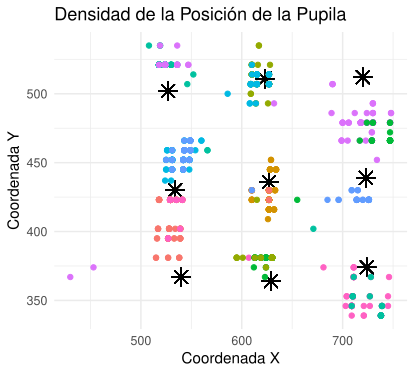

Here is the R script that generated this plot:
library(jsonlite)
library(dplyr)
library(tidyr)
library(ggplot2)
library(viridis)
options(scipen=999)

path <- file.choose()

read_kexxu_eye_data <- function(path) {
  if (!requireNamespace("jsonlite", quietly = TRUE)) {
    install.packages("jsonlite")
    library(jsonlite)
  }
  
  lines <- readLines(path)
  locs <- list()
  
  for (i in seq_along(lines)) {
    line <- lines[i]
    parts <- strsplit(line, " ")[[1]]
    if (grepl("/eyetracking$", parts[1])) {
      js <- jsonlite::fromJSON(paste(parts[-c(1:2)], collapse = " "))
      rx <- js$pupil_rel_pos_x
      ry <- js$pupil_rel_pos_y
      x <- 640 - as.integer((rx) * 640)
      y <- 360 -  as.integer((ry) * 360)
      timestamp <- as.numeric(js$timestamp_ms)
      if ((x < 800) && (y > 250)){
      #punto1
      if((i > 0) && (i < 141)){
        group <- "blue" 
        locs[[length(locs) + 1]] <- c(x, y, timestamp, group)
      }
      #punto2
      if((i > 140) && (i < 281)){
        group <- "black" 
        locs[[length(locs) + 1]] <- c(x, y, timestamp, group)
      }
      #punto3
      if((i > 280) && (i < 421)){
        group <- "yellow" 
        locs[[length(locs) + 1]] <- c(x, y, timestamp, group)
      }
      #punto4
      if((i > 420) && (i < 561)){
        group <- "orange" 
        locs[[length(locs) + 1]] <- c(x, y, timestamp, group)
      }
      #punto5
      if((i > 560) && (i < 701)){
        group <- "violet" 
        locs[[length(locs) + 1]] <- c(x, y, timestamp, group)
      }
      #punto6
      if((i > 700) && (i < 821)){
        group <- "magenta" 
        locs[[length(locs) + 1]] <- c(x, y, timestamp, group)
      }
      #punto7
      if((i > 820) && (i < 961)){
        group <- "grey" 
        locs[[length(locs) + 1]] <- c(x, y, timestamp, group)
      }
      #punto8
      if((i > 960) && (i < 1101)){
        group <- "purple" 
        locs[[length(locs) + 1]] <- c(x, y, timestamp, group)
      }
      #punto9/1020/1181
      if((i > 1100) && (i < 1181)){
        group <- "red" 
        locs[[length(locs) + 1]] <- c(x, y, timestamp, group)
      }
      }
    }
  }
  
  locs_df <- do.call(rbind, locs)
  colnames(locs_df) <- c("x", "y", "timestamp_ms", "group")
  
  return(as.data.frame(locs_df))
}

locs_df <- read_kexxu_eye_data(path)
locs_df$x <- as.numeric(as.character(locs_df$x))
locs_df$y <- as.numeric(as.character(locs_df$y))
locs_df <- locs_df %>% filter(!is.na(x) & !is.na(y))

######################################
ggplot(locs_df, aes(x = x, y = y)) +
  geom_point(aes(x = 627, y = 720-284), color = "black", shape = 8, size = 4) +
  geom_point(aes(x = 540, y = 720-353), color = "black", shape = 8, size = 4) +
  geom_point(aes(x = 724, y = 720-346), color = "black", shape = 8, size = 4) +
  geom_point(aes(x = 527, y = 720-218), color = "black", shape = 8, size = 4) +
  geom_point(aes(x = 720, y = 720-208), color = "black", shape = 8, size = 4) +
  geom_point(aes(x = 629, y = 720-356), color = "black", shape = 8, size = 4) +
  geom_point(aes(x = 623, y = 720-209), color = "black", shape = 8, size = 4) +
  geom_point(aes(x = 534, y = 720-290), color = "black", shape = 8, size = 4) +
  geom_point(aes(x = 723, y = 720-281), color = "black", shape = 8, size = 4) +
  geom_point(aes(color = group), alpha = 1) +
  # geom_density_2d() +
  theme_minimal() +
  theme(legend.position = "none") +
  labs(title = "Densidad de la Posición de la Pupila",
       x = "Coordenada X",
       y = "Coordenada Y")
